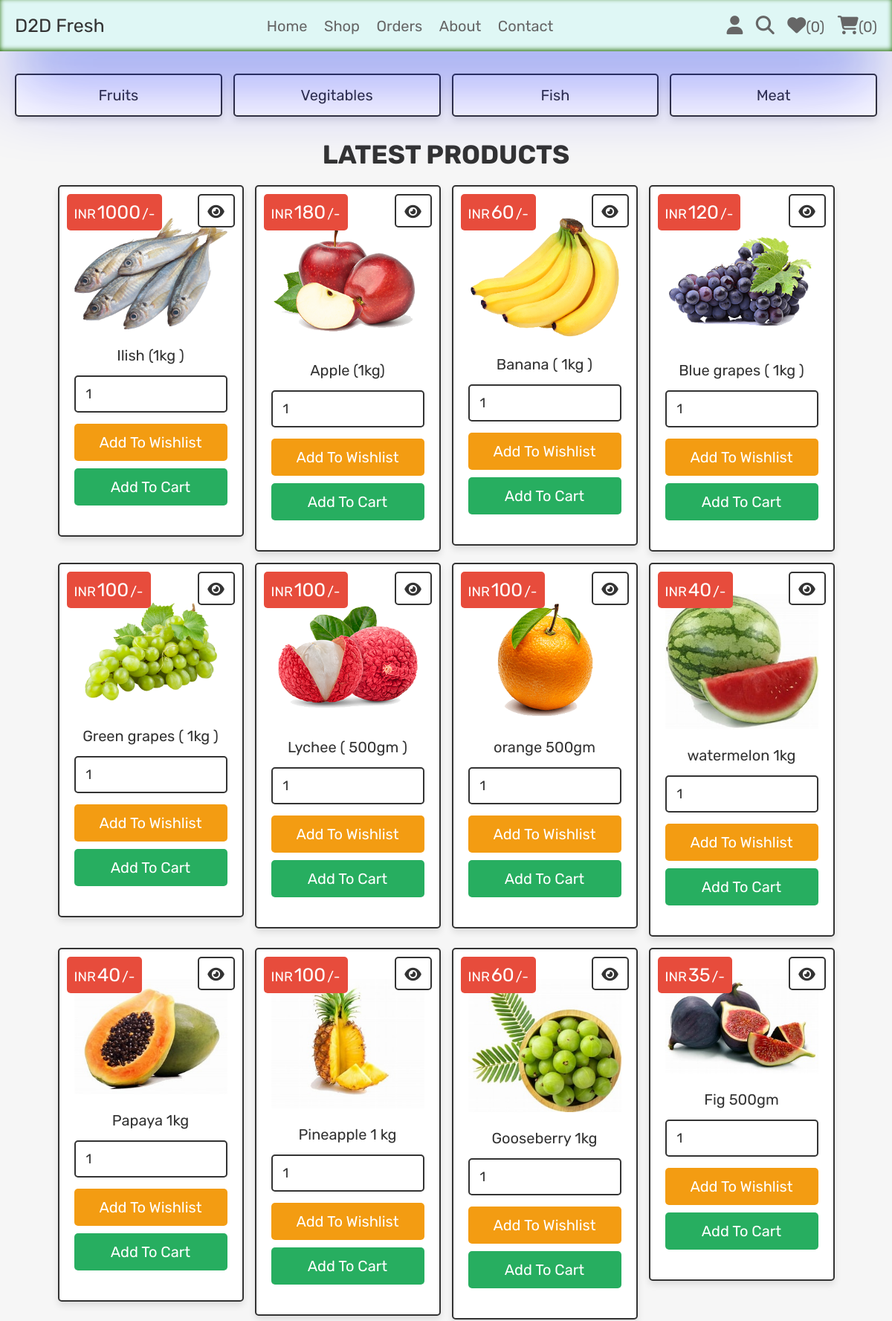
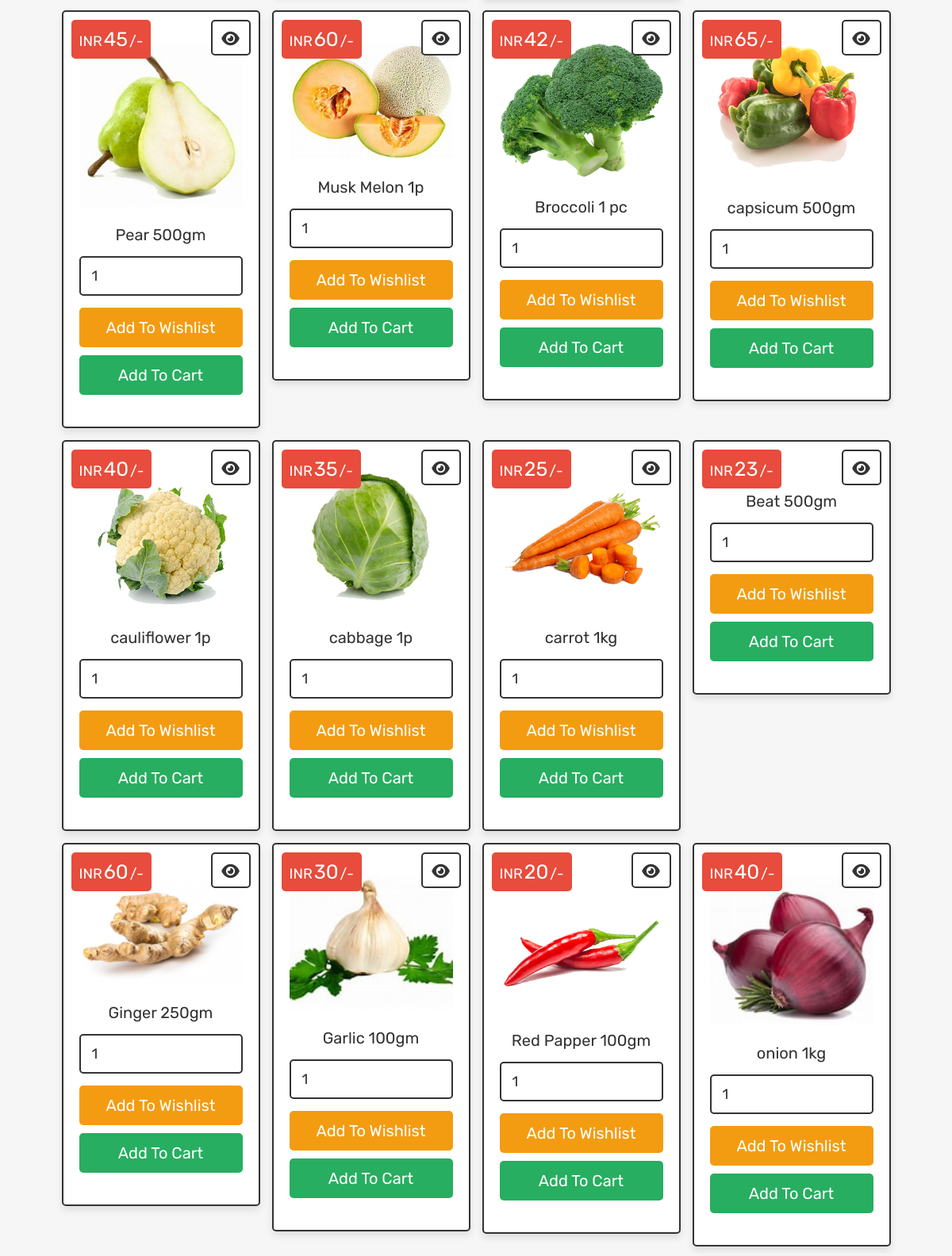
The page /main/shop.php (upper part) on the database its author committed (2 pictures, top to bottom).
### tables this page shows
CREATE TABLE `products` (
  `id` int(100) NOT NULL,
  `name` varchar(100) NOT NULL,
  `category` varchar(20) NOT NULL,
  `details` varchar(500) NOT NULL,
  `price` int(100) NOT NULL,
  `image` varchar(100) NOT NULL
);

### main/shop.php (the view, shortened to what this page needs)
<?php
@include 'config.php';
?>
<!DOCTYPE html>
<html lang="en">
<head>
   <link rel="stylesheet" href="https://cdnjs.cloudflare.com/ajax/libs/font-awesome/6.1.1/css/all.min.css">
   <link rel="stylesheet" href="css/style.css">
</head>
<body>
<?php include 'header.php'; ?>
<section class="p-category">
   <a href="category.php?category=fruits">fruits</a>
   <a href="category.php?category=vegitables">vegitables</a>
   <a href="category.php?category=fish">fish</a>
   <a href="category.php?category=meat">meat</a>
</section>
<section class="products">
   <h1 class="title">latest products</h1>
   <div class="box-container">
   <?php
      $select_products = $conn->prepare("SELECT * FROM `products`");
      $select_products->execute();
      if($select_products->rowCount() > 0){
         while($fetch_products = $select_products->fetch(PDO::FETCH_ASSOC)){
   ?>
   <form action="" class="box" method="POST">
      <div class="price">INR<span><?= $fetch_products['price']; ?></span>/-</div>
      <a href="view_page.php?pid=<?= $fetch_products['id']; ?>" class="fas fa-eye"></a>
      <img src="uploaded_img/<?= $fetch_products['image']; ?>" alt="">
      <div class="name"><?= $fetch_products['name']; ?></div>
      <input type="number" min="1" value="1" name="p_qty" class="qty">
      <input type="submit" value="add to wishlist" class="option-btn" name="add_to_wishlist">
      <input type="submit" value="add to cart" class="btn" name="add_to_cart">
   </form>
   <?php
      }
   }else{
      echo '<p class="empty">no products added yet!</p>
      ';
   }
   ?>
   </div>
</section>
</body>
</html>

### css/style.css (style rules this page uses)
.products .box-container { display: grid; grid-template-columns: repeat(auto-fit, 25rem); gap:1.5rem; justify-content: center; align-items: flex-start; }
.products .box-container .box { padding:4rem 2rem; text-align: center; border:var(--border); background-color: var(--white); box-shadow: var(--box-shadow); border-radius: .5rem; position: relative; }
.products .box-container .box .price { position: absolute; top:1rem; left:1rem; padding:1rem; border-radius: .5rem; background-color: var(--red); font-size: 1.8rem; color:var(--white); }
.products .box-container .box .price span { font-size: 2.5rem; color:var(--white); margin:0 .2rem; }
.products .box-container .box .fa-eye { position: absolute; top:1rem; right:1rem; border-radius: .5rem; height: 4.5rem; line-height: 4.3rem; width: 5rem; border:var(--border); color:var(--black); font-size: 2rem; background-color: var(--white); }
.products .box-container .box img { width: 100%; margin-bottom: 1rem; }
.products .box-container .box .name { font-size: 2rem; color:var(--black); padding:1rem 0; }
.products .box-container .box .qty { margin:.5rem 0; border-radius: .5rem; padding:1.2rem 1.4rem; font-size: 1.8rem; color:var(--black); border:var(--border); width: 100%; }
.p-category { display: grid; grid-template-columns: repeat(auto-fit, minmax(27rem, 1fr)); gap:1.5rem; justify-content: center; align-items: flex-start; }
.p-category { padding-bottom: 0; }
.p-category a { padding:1.5rem; text-align: center; border:var(--border); background-color: var(--white); box-shadow: var(--box-shadow); border-radius: .5rem; font-size: 2rem; text-transform: capitalize; color:var(--black); }

### css/components.css (style rules this page uses)
:root { --green:#27ae60; --orange:#f39c12; --red:#e74c3c; --black:#333; --light-color:#666; --white:#fff; --light-bg:#f6f6f6; --border:.2rem solid var(--black); --box-shadow:0 .5rem 1rem rgba(0,0,0,.1); }
* { font-family: 'Rubik', sans-serif; margin:0; padding:0; box-sizing: border-box; outline: none; border:none; text-decoration: none; color:var(--black); }
body { background-color: var(--light-bg); }
html { font-size: 62.5%; overflow-x: hidden; scroll-behavior: smooth; scroll-padding-top: 6.5rem; }
section { padding:3rem 2rem; max-width: 1200px; margin:0 auto; }
.btn, .delete-btn, .option-btn { display: block; width: 100%; margin-top: 1rem; border-radius: .5rem; color:var(--white); font-size: 2rem; padding:1.3rem 3rem; text-transform: capitalize; cursor: pointer; text-align: center; }
.btn { background-color: var(--green); }
.option-btn { background-color: var(--orange); }
.title { text-align: center; margin-bottom: 2rem; text-transform: uppercase; color:var(--black); font-size: 3.5rem; }

### rows shown on the page
products: price "1000", image (picture), name "Ilish (1kg )"
products: price "180", image (picture), name "Apple (1kg)"
products: price "60", image (picture), name "Banana ( 1kg )"
products: price "120", image (picture), name "Blue grapes ( 1kg )"
products: price "100", image (picture), name "Green grapes ( 1kg )"
products: price "100", image (picture), name "Lychee ( 500gm )"
products: price "100", image (picture), name "orange 500gm"
products: price "40", image (picture), name "watermelon 1kg"
products: price "40", image (picture), name "Papaya 1kg"
products: price "100", image (picture), name "Pineapple 1 kg"
products: price "60", image (picture), name "Gooseberry 1kg"
products: price "35", image (picture), name "Fig 500gm"
products: price "45", image (picture), name "Pear 500gm"
products: price "60", image (picture), name "Musk Melon 1p"
products: price "42", image (picture), name "Broccoli 1 pc"
products: price "65", image (picture), name "capsicum 500gm"
products: price "40", image (picture), name "cauliflower 1p"
products: price "35", image (picture), name "cabbage 1p"
products: price "25", image (picture), name "carrot 1kg"
products: price "23", name "Beat 500gm"
products: price "60", image (picture), name "Ginger 250gm"
products: price "30", image (picture), name "Garlic 100gm"
products: price "20", image (picture), name "Red Papper 100gm"
products: price "40", image (picture), name "onion 1kg"

### other values the page prints
$count_wishlist_items->rowCount() "0"
$count_cart_items->rowCount() "0"
